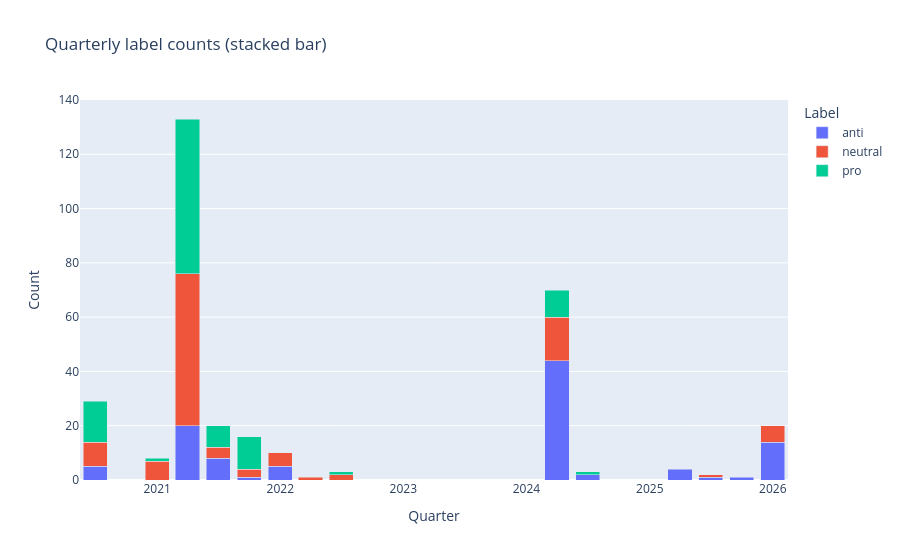
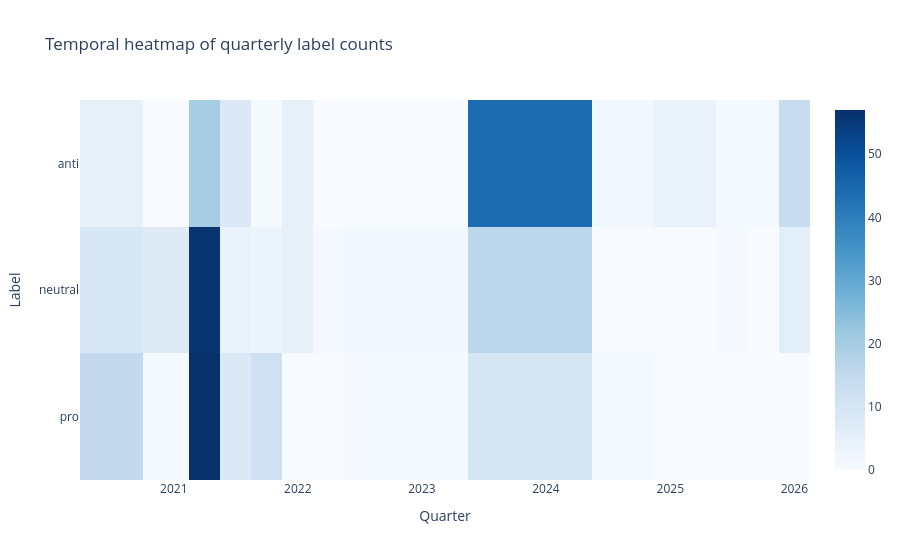

The notebook cell saved with these charts, in order:
### Code cell
# temporal visualization

import pandas as pd
import plotly.express as px
from pathlib import Path

out = Path('output')

out.mkdir(exist_ok=True)

# load temporal outputs
quarterly = pd.read_csv(
    out / 'quarterly_label_counts.csv'
)

peak = pd.read_csv(
    out / 'peak_quarter_per_label.csv'
)

# convert quarter to datetime
quarterly['year_quarter_dt'] = pd.PeriodIndex(
    quarterly['year_quarter'],
    freq='Q'
).to_timestamp()

quarterly = quarterly.sort_values(
    'year_quarter_dt'
)

# 1) stacked bar chart
fig2 = px.bar(
    quarterly,
    x='year_quarter_dt',
    y='count',
    color='label',
    title='Quarterly label counts (stacked bar)'
)

fig2.update_layout(
    xaxis_title='Quarter',
    yaxis_title='Count',
    barmode='stack',
    legend_title='Label'
)

fig2.show()

# 2) heatmap
heat = quarterly.pivot(
    index='label',
    columns='year_quarter_dt',
    values='count'
).fillna(0)

fig3 = px.imshow(
    heat,
    aspect='auto',
    color_continuous_scale='Blues',
    title='Temporal heatmap of quarterly label counts'
)

fig3.update_layout(
    xaxis_title='Quarter',
    yaxis_title='Label'
)

fig3.show()

# peak periods
print("\nPeak quarter per label:\n")

print(peak)

### Figure 1 — Plotly figure (JSON) as saved in the notebook; plotly's stock layout.template omitted (floating-point values rounded to 4 significant figures)
{"data": [{"hovertemplate": "label=anti<br>year_quarter_dt=%{x}<br>count=%{y}<extra></extra>", "legendgroup": "anti", "marker": {"color": "#636efa", "pattern": {"shape": ""}}, "name": "anti", "orientation": "v", "showlegend": true, "textposition": "auto", "type": "bar", "x": ["2020-07-01T00:00:00", "2021-04-01T00:00:00", "2021-07-01T00:00:00", "2021-10-01T00:00:00", "2022-01-01T00:00:00", "2024-04-01T00:00:00", "2024-07-01T00:00:00", "2025-04-01T00:00:00", "2025-07-01T00:00:00", "2025-10-01T00:00:00", "2026-01-01T00:00:00"], "xaxis": "x", "y": [5, 20, 8, 1, 5, 44, 2, 4, 1, 1, 14], "yaxis": "y"}, {"hovertemplate": "label=neutral<br>year_quarter_dt=%{x}<br>count=%{y}<extra></extra>", "legendgroup": "neutral", "marker": {"color": "#EF553B", "pattern": {"shape": ""}}, "name": "neutral", "orientation": "v", "showlegend": true, "textposition": "auto", "type": "bar", "x": ["2020-07-01T00:00:00", "2021-01-01T00:00:00", "2021-04-01T00:00:00", "2021-07-01T00:00:00", "2021-10-01T00:00:00", "2022-01-01T00:00:00", "2022-04-01T00:00:00", "2022-07-01T00:00:00", "2024-04-01T00:00:00", "2025-07-01T00:00:00", "2026-01-01T00:00:00"], "xaxis": "x", "y": [9, 7, 56, 4, 3, 5, 1, 2, 16, 1, 6], "yaxis": "y"}, {"hovertemplate": "label=pro<br>year_quarter_dt=%{x}<br>count=%{y}<extra></extra>", "legendgroup": "pro", "marker": {"color": "#00cc96", "pattern": {"shape": ""}}, "name": "pro", "orientation": "v", "showlegend": true, "textposition": "auto", "type": "bar", "x": ["2020-07-01T00:00:00", "2021-01-01T00:00:00", "2021-04-01T00:00:00", "2021-07-01T00:00:00", "2021-10-01T00:00:00", "2022-07-01T00:00:00", "2024-04-01T00:00:00", "2024-07-01T00:00:00"], "xaxis": "x", "y": [15, 1, 57, 8, 12, 1, 10, 1], "yaxis": "y"}], "layout": {"barmode": "stack", "legend": {"title": {"text": "Label"}, "tracegroupgap": 0}, "title": {"text": "Quarterly label counts (stacked bar)"}, "xaxis": {"anchor": "y", "domain": [0, 1], "title": {"text": "Quarter"}}, "yaxis": {"anchor": "x", "domain": [0, 1], "title": {"text": "Count"}}}}

### Figure 2 — Plotly figure (JSON) as saved in the notebook; plotly's stock layout.template omitted (floating-point values rounded to 4 significant figures)
{"data": [{"coloraxis": "coloraxis", "hovertemplate": "year_quarter_dt: %{x}<br>label: %{y}<br>color: %{z}<extra></extra>", "name": "0", "type": "heatmap", "x": ["2020-07-01T00:00:00.000000000", "2021-01-01T00:00:00.000000000", "2021-04-01T00:00:00.000000000", "2021-07-01T00:00:00.000000000", "2021-10-01T00:00:00.000000000", "2022-01-01T00:00:00.000000000", "2022-04-01T00:00:00.000000000", "2022-07-01T00:00:00.000000000", "2024-04-01T00:00:00.000000000", "2024-07-01T00:00:00.000000000", "2025-04-01T00:00:00.000000000", "2025-07-01T00:00:00.000000000", "2025-10-01T00:00:00.000000000", "2026-01-01T00:00:00.000000000"], "xaxis": "x", "y": ["anti", "neutral", "pro"], "yaxis": "y", "z": [[5.0, 0.0, 20.0, 8.0, 1.0, 5.0, 0.0, 0.0, 44.0, 2.0, 4.0, 1.0, 1.0, 14.0], [9.0, 7.0, 56.0, 4.0, 3.0, 5.0, 1.0, 2.0, 16.0, 0.0, 0.0, 1.0, 0.0, 6.0], [15.0, 1.0, 57.0, 8.0, 12.0, 0.0, 0.0, 1.0, 10.0, 1.0, 0.0, 0.0, 0.0, 0.0]]}], "layout": {"coloraxis": {"colorscale": [[0, "rgb(247,251,255)"], [0.125, "rgb(222,235,247)"], [0.25, "rgb(198,219,239)"], [0.375, "rgb(158,202,225)"], [0.5, "rgb(107,174,214)"], [0.625, "rgb(66,146,198)"], [0.75, "rgb(33,113,181)"], [0.875, "rgb(8,81,156)"], [1, "rgb(8,48,107)"]]}, "title": {"text": "Temporal heatmap of quarterly label counts"}, "xaxis": {"anchor": "y", "domain": [0, 1], "title": {"text": "Quarter"}}, "yaxis": {"anchor": "x", "autorange": "reversed", "domain": [0, 1], "title": {"text": "Label"}}}}
